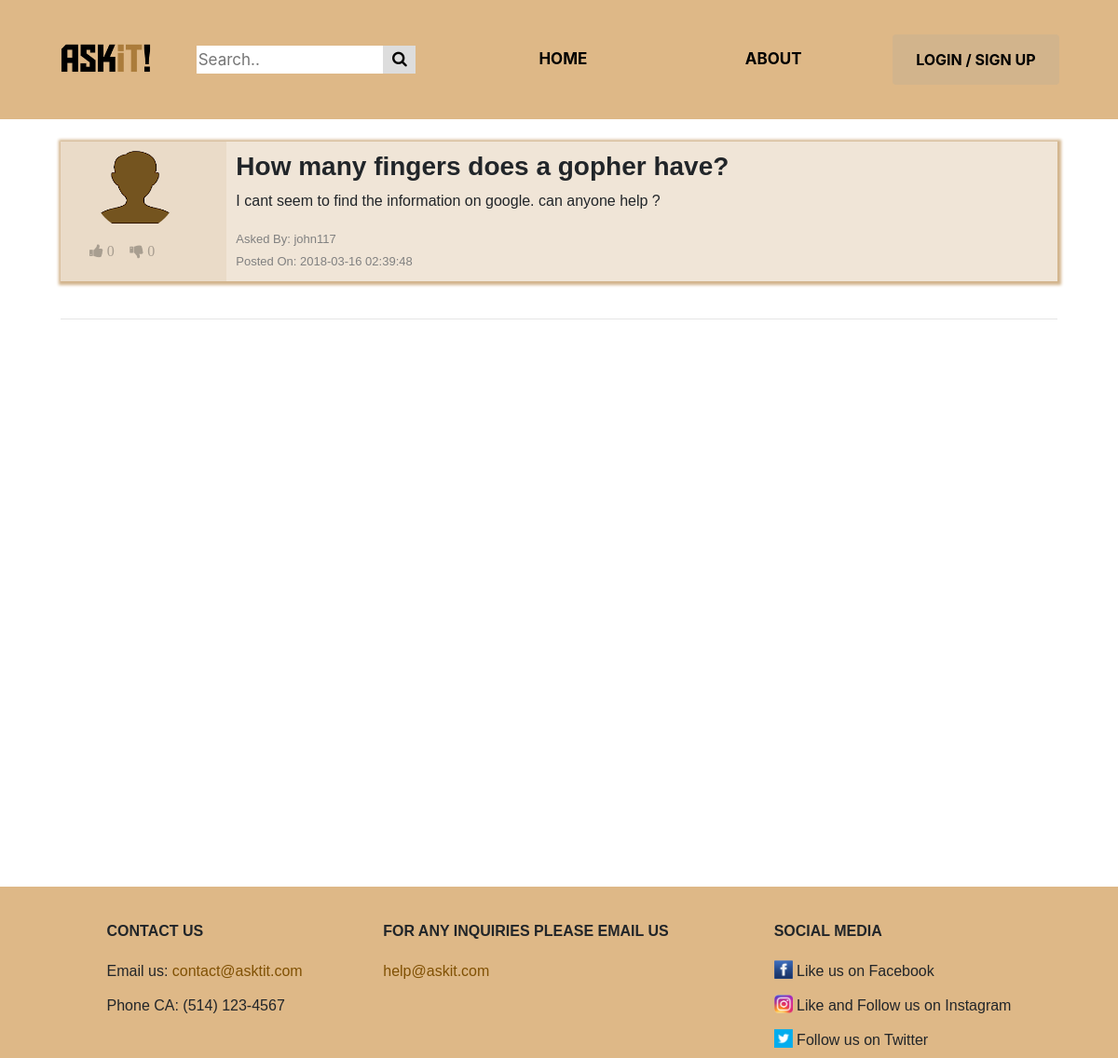
The app's page /home_page/questionThreadPage.php?questionid=1 with its own data.
### tables this page shows
CREATE TABLE IF NOT EXISTS `questions` (
  `id` int(11) NOT NULL AUTO_INCREMENT,
  `account_id` int(11) DEFAULT NULL,
  `header` varchar(100) NOT NULL DEFAULT 'Ain''t it Fun',
  `content` varchar(500) NOT NULL DEFAULT 'Brick by Boring Brick',
  `date` timestamp NOT NULL DEFAULT CURRENT_TIMESTAMP,
  `upvotes` mediumint(8) UNSIGNED NOT NULL DEFAULT '0',
  `downvotes` mediumint(8) UNSIGNED NOT NULL DEFAULT '0',
  `tags` varchar(100) NOT NULL DEFAULT 'noob',
  PRIMARY KEY (`id`),
  KEY `fk_questions_account_id` (`account_id`)
);

CREATE TABLE IF NOT EXISTS `accounts` (
  `id` int(11) NOT NULL AUTO_INCREMENT,
  `username` varchar(20) NOT NULL DEFAULT 'john117',
  `password` varchar(500) DEFAULT NULL,
  `name` varchar(25) NOT NULL DEFAULT 'default name',
  `last_name` varchar(25) NOT NULL DEFAULT 'default  last',
  `gender` set('Male','Female','Other') NOT NULL DEFAULT 'Male',
  `security_one` set('What is the first name of the person you first kissed?','What is the last name of the teacher who gave you your first failing grade?','What is your pets name?','What was the name of your elementary / primary school?','In what city or town does your nearest sibling live?','What was your childhood nickname?','What is the name of your favorite childhood friend?') DEFAULT 'What is the first name of the person you first kissed?',
  `security_two` set('In what city or town did your mother and father meet?','What is the middle name of your oldest child?','What is your favorite team?','What is your favorite movie?','What was your favorite sport in high school?','What was your favorite food as a child?','Who is your childhood sports hero?','What was the name of the company where you had your first job?') NOT NULL DEFAULT 'In what city or town did your mother and father meet?',
  `answer_one` varchar(20) NOT NULL DEFAULT 'a1',
  `answer_two` varchar(20) NOT NULL DEFAULT 'a2',
  `bio` varchar(500) NOT NULL DEFAULT 'Training to be like goku',
  `profession` set('Gamer','Student','Potatoe','Teacher','Professor','Hipster','Trainer','Sloth') NOT NULL DEFAULT 'Potatoe',
  `pin` varchar(4) DEFAULT NULL,
  `profile_picture_path` varchar(500) NOT NULL DEFAULT '../img/avatar2.png',
  PRIMARY KEY (`id`),
  UNIQUE KEY `username` (`username`)
);

### private/controllers/QuestionThreadController.php (called while the page is built, shortened)
<?php
    include_once(dirname(__FILE__).'\..\models\QuestionThread.php');
    include_once(dirname(__FILE__).'\..\util\logging.php');
    include_once(dirname(__FILE__).'\..\models\Account.php');
    class QuestionThreadController{
        static function getQuestionThread($id){
            global $servername, $username, $password, $dbname, $log;
            $questionThread = new QuestionThread();
            try{
                $pdo = new PDO("mysql:host=$servername;dbname=$dbname", $username, $password);
                $stmt = $pdo -> prepare("SELECT Q.id, Q.account_id, Q.header, Q.content, Q.date, Q.upvotes, Q.downvotes, Q.tags, AC.username, AC.name FROM questions Q
                    JOIN accounts AC ON AC.id = Q.account_id
                    WHERE Q.id = :id;");
                $stmt -> bindParam(':id', $id);
                $stmt -> execute();
                if($result = $stmt -> fetch()){
                    $q = new Question();
                    $q->setId($result[0]);
                    $q->setAccountId($result[1]);
                    $q->setHeader($result[2]);
                    $q->setContent($result[3]);
                    $q->setDate($result[4]);
                    $q->setUpvotes($result[5]);
                    $q->setDownvotes($result[6]);
                    $q->setTags($result[7]);
                    $uname = $result[8];
                    $questionThread->setQuestion($q);
                    $questionThread->setQuestionName($uname);
                    $questionThread->setQuestionFileName($result[9]);
                    $log->lwrite("Got the question with account username: $uname");
                    $questionThread->setAnswerThreadArray(self::getAnswerThread($id));
                    $questionThread->setCommentThreadArray(self::getCommentThread($id, 'question'));
                    $log->lwrite('Got everything for the QuestionThread');
                }
            }
            catch(PDOException $e){
                $log->lwrite($e -> getMessage());
            }
            finally{
                unset($pdo);
            }
            return $questionThread;
        }
        private static function getAnswerThread($id){
            $answerThreadArray = null;
            return $answerThreadArray;
        }
        private static function getCommentThread($id, $type){
            global $servername, $username, $password, $dbname, $log;
            $commentThreadArray = null;
            try{
                $pdo = new PDO("mysql:host=$servername;dbname=$dbname", $username, $password);
                $sql = "SELECT C.id, C.account_id, C.question_id, C.answer_id, C.content, C.date, AC.username, AC.name FROM comments C
                JOIN accounts AC ON AC.id = C.account_id
                WHERE C.".$type."_id = :id;";
                $stmt = $pdo -> prepare($sql);
                $stmt -> bindParam(':id', $id);
                $stmt -> execute();
                $size = isset($commentThreadArray)?sizeof($commentThreadArray):0;
                $log->lwrite("Got all the comment threads for Type: $type with ID: $id. Size of array: $size");
            }
            catch(PDOException $e){
                $log->lwrite($e -> getMessage());
            }
            finally{
                unset($pdo);
            }
            return $commentThreadArray;
        }
    }
?>

### private/controllers/comment_controller.php (called while the page is built, shortened)
<?php
include_once '..\..\private\util\logging.php';
include_once '..\..\private\models\Question.php';
$log = new Logging();
?>

### private/util/logging.php (called while the page is built, shortened)
<?php
	class Logging {
		private $log_file, $fp;
		public function lwrite($message) {
			$script_name = pathinfo($_SERVER['PHP_SELF'], PATHINFO_FILENAME);
			$time = @date('[d/M/Y:H:i:s]');
		}
		private function lopen() {
			if (strtoupper(substr(PHP_OS, 0, 3)) === 'WIN') {
				$log_file_default = '../../logfile.txt';
			}
			else {
				$log_file_default = '/tmp/logfile.txt';
			}
			$lfile = $this->log_file ? $this->log_file : $log_file_default;
			$this->fp = fopen($lfile, 'a') or exit("Can't open $lfile!");
		}
	}
?>

### private/models/QuestionThread.php (called while the page is built, shortened)
<?php
    include_once(dirname(__FILE__).'/Question.php');
    class QuestionThread{
        var $question;
        var $questionName;
        var $questionFileName;
        function __construct(){
            $this->question = null;
            $this->questionName = null;
        }
        function getQuestion(){
            return $this->question;
        }
        function getQuestionName(){
            return $this->questionName;
        }
        function getQuestionFileName(){
            return $this->questionFileName;
        }
        function setQuestion($question){
            $this->question = $question;
        }
        function setQuestionName($questionName){
            $this->questionName = $questionName;
        }
        function setQuestionFileName($questionFileName){
            $this->questionFileName = $questionFileName;
        }
    }
?>

### private/models/Vote.php (called while the page is built, shortened)
<?php
class Vote{
	public static function getClass($vote){
		return null;
	}
}

### private/models/Question.php (called while the page is built, shortened)
<?php
	class Question{
		var $id;
		var $header;
		var $content;
		var $date;
		var $upvotes;
		var $downvotes;
		function __construct($id = 0, $account_id = null, $header = 'header', $content = 'content', $date = '2018-01-01 01:00:00.0', $upvotes = 0, $downvotes = 0, $tags = []) {
			$this->id = $id;
			$this->header = $header;
			$this->content = $content;
			$this->date = $date;
			$this->upvotes = $upvotes;
			$this->downvotes = $downvotes;
		}
		function getId(){
			return $this->id;
		}
		function getHeader(){
			return $this->header;
		}
		function getContent(){
			return $this->content;
		}
		function getDate(){
			return $this->date;
		}
		function getUpvotes(){
			return $this->upvotes;
		}
		function getDownvotes(){
			return $this->downvotes;
		}
		function setId($new_id){
			$this->id = $new_id;
		}
		function setContent($new_content){
			$this->content = $new_content;
		}
		function setDate($new_date){
			$this->date = $new_date;
		}
		function setUpvotes($new_upvotes){
			$this->upvotes = $new_upvotes;
		}
		function setDownvotes($new_downvotes){
			$this->downvotes = $new_downvotes;
		}
		function setHeader($new_header){
			$this->header=$new_header;
		}
	}
?>

### public_html/home_page/questionThreadPage.php (the view, shortened to what this page needs)
<?php
	include('header.php');
	include_once('..\..\private\controllers\comment_controller.php');
	include_once('..\..\private\models\Question.php');
	include_once('..\..\private\models\Comment.php');
	include_once('..\..\private\controllers\QuestionThreadController.php');
	require "../../private/models/Vote.php";
	echo "<link rel='stylesheet' type='text/css' href='../css/homepage.css'>
		<link rel='stylesheet' type='text/css' href='../css/questionThread.css'>";
	if (isset($_GET['questionid'])){
		$questId= $_GET['questionid'];
		$votesQ=[];
		$qtc = new QuestionThreadController();
		$questionThread = $qtc::getQuestionThread($questId);
		$row = $questionThread->getQuestion();
		echo "<div class = 'container'>";
		$vote=getVote($votesQ,$row->getId());
	    if($questId==$vote['ref_id'])
	    	$vote_class=Vote::getClass($vote);
	    else
	    	$vote_class=Vote::getClass(false);
		echo "
		<br>
		<div class= 'questionBlock'>
		<div class='col-md-2 '>";
		$file_path=$questionThread->getQuestionFileName();
        if(!file_exists($file_path)) {
           	$file_path = "..\img\avatar2.png";
        };
            echo "<div class='col-md-10'><img class='circle_img' src=".$file_path."></div>
			<! ---------------------------- Left column of the Question Block ------------------------ -->
	            <div class='details vote_btns ".$vote_class." '>
  	            <form action= '..\..\private\models\Like.php?ref=questions&ref_id=".$row->getId()."&vote=1&page=questionThreadPage.php?questionid=".$row->getId()."'' method='POST'>
  	              <button type='submit' class='vote_btn vote_like' ";
  	              if(!isset($_SESSION['userid'])){
  	              	echo "disabled";
  	              }
  	            echo "><i class='fa fa-thumbs-up'> ". $row->getUpvotes() . "</i></button>
  	            </form>
  	            <form action='..\..\private\models\Like.php?ref=questions&ref_id=".$row->getId()."&vote=-1&page=questionThreadPage.php?questionid=".$row->getId()."' method='POST'>
  	              <button type='submit' class='vote_btn vote_dislike' ";
  	              if(!isset($_SESSION['userid'])){
  	              	echo "disabled";
  	              }
  	            echo "><i class='fa fa-thumbs-down'> ". $row->getDownvotes() . "</i></button>
  	              </form>
  	            </div>
  	            </div>
		    <div class='col-md-10 question'>
		        <h3><strong>".$row->getHeader()."</strong></h3>
		        <p>".$row->getContent()."</p>
		        <span class ='questionByDetail'>
			        Asked By: ".$questionThread->getQuestionName()."<br>
				  	Posted On: ".$row->getDate()."<br>
		        </span>
		    </div>
	    </div><br><hr>";
	}
	else
		echo "Question not found";
	echo "</div>";
	function getVote($votes,$info_id){
	    return false;
	}
	include('footer.php');
?>

### public_html/css/header.css (style rules this page uses)
.container { position: relative; max-width: 1100px; font-family: helvetica, sans-serif; }
.container img { float: left; }
html, body { height: 100%; }

### public_html/css/homepage.css (style rules this page uses)
.questionBlock { background-color: #eadbc8; display: flex; flex-direction: row; justify-content: space-between; max-width: 1100px; margin: auto; -webkit-box-shadow: 1px 1px 3px 3px #D2B48C; box-shadow: 1px 1px 3px 3px #D2B48C; }
.details { height: auto; order: 1; align-self: center; padding: 10px; }
.question { order: 2; width: 90%; background-color: #F0E5D7; padding:10px; }
.vote_btns { float:left; padding-top: 3.2%; padding-bottom: 3%; }
.vote_btns form { display: inline-block; }
.vote_btn { border: none; cursor:pointer; background: transparent; }
.questionByDetail { color: #808080; font-size: 13px; }
.circle_img { width:100px; height:100px; border-radius: 50%; padding: 5%; }

### public_html/css/footer.css (style rules this page uses)
body { margin:0; padding:0; height:100%; }
.container { min-height:100%; font-family: helvetica, sans-serif; }
html, body { height: 100%; }

### records on screen
questions: upvotes "0", downvotes "0", header "How many fingers does a gopher have?", content "I cant seem to find the information on google. can anyone help ?", account.username "john117", date "2018-03-16 02:39:48"
